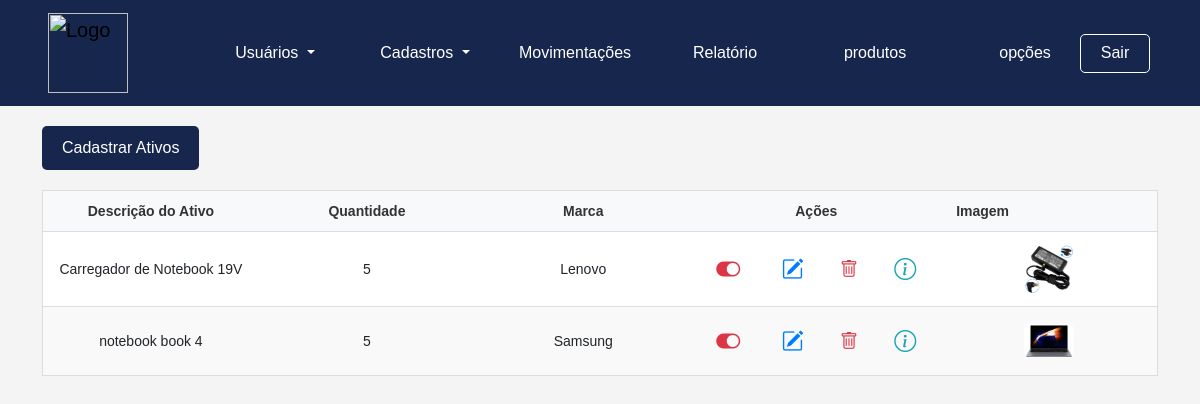
/visao/ativos.php (signed in), run on an earlier commit of the app's database.
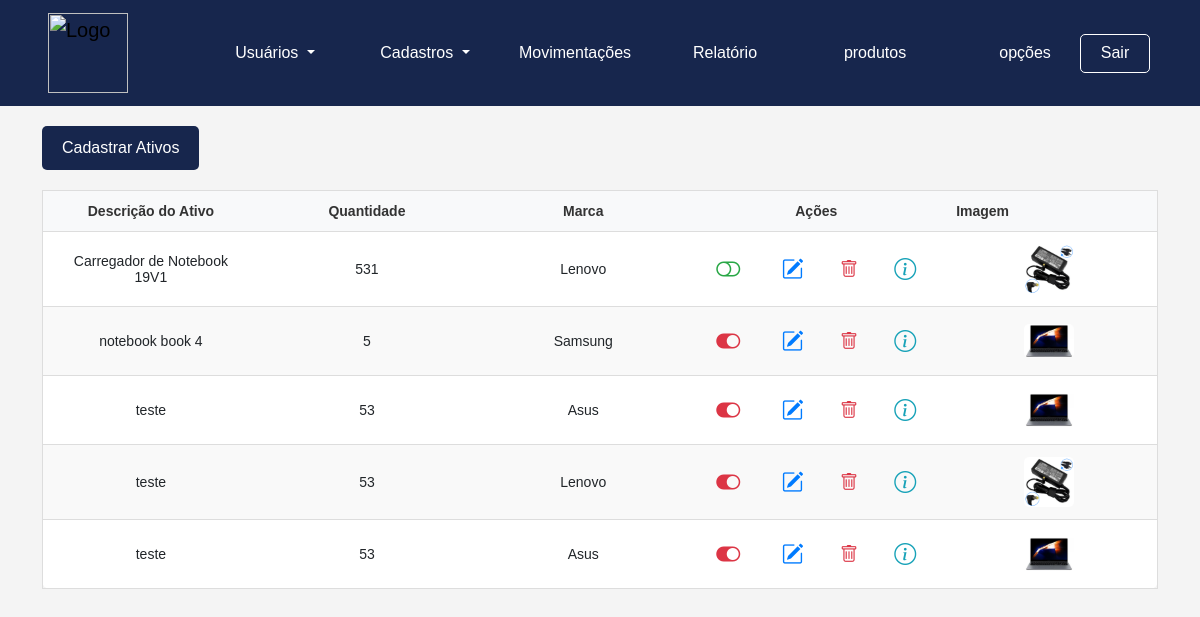
And on a later commit of the database.
### tables this page shows
CREATE TABLE `ativos` (
  `idAtivo` int(11) NOT NULL,
  `descriçaoAtivo` varchar(200) NOT NULL,
  `quantidadeAtivo` int(11) NOT NULL,
  `statusAtivo` varchar(200) NOT NULL,
  `observaçaoAtivo` varchar(200) NOT NULL,
  `dataCadastro` datetime NOT NULL,
  `usuarioCadastro` int(11) NOT NULL,
  `idMarca` int(11) NOT NULL,
  `idTipo` int(11) NOT NULL,
  `marca` varchar(85) NOT NULL,
  `urlImagem` varchar(100) NOT NULL,
  `quantidadeMinAtivo` int(11) NOT NULL,
  `observacaoQuantidade` varchar(500) NOT NULL
);

### visao/ativos.php (the view, shortened to what this page needs)
<?php
include('../controle/funcoes.php');
include('cabecalho.php');
include('menu_superior.php');
$sql = "SELECT
`idAtivo`,
`descriçaoAtivo`,
`quantidadeAtivo`,
`statusAtivo`,
`observaçaoAtivo`,
`dataCadastro`,
`usuarioCadastro`,
`idMarca`,
`urlImagem`,
`quantidadeMinAtivo`,
`idTipo`,
(SELECT descriçaoMarca FROM marca m WHERE m.idMarca = a.idMarca) as marca,
(SELECT descriçaoTipo from tipo t where t.idTipo = a.idTipo) as tipo,
(SELECT usuario from usuario u where u.idUsuario = a.usuarioCadastro) as usuario
FROM `ativos` a WHERE 1";
$result = mysqli_query($conexao, $sql) or die(false);
$ativos_bd = $result->fetch_all(MYSQLI_ASSOC);
?>
<head>
    <link rel="stylesheet" href="../css/style.css">
</head>
<div class="container">
    <button type="button" id="btn_modal" onclick="limpar_modal()" class="btn btn-primary" data-bs-toggle="modal" data-bs-target="#exampleModal" data-bs-whatever="@mdo">Cadastrar Ativos</button>
</div>
<body>
    <div class="container">
        <table id="example" class="tabela_export">
            <thead>
                <tr>
                    <th style="text-align:center;">Descrição do Ativo</th>
                    <th style="text-align:center;">Quantidade</th>
                    <th style="text-align:center;">Marca</th>
                    <th style="text-align:center;">Ações</th>
                    <th scope="col">Imagem</th>
                </tr>
            </thead>
            <tbody>
                <?php
                foreach ($ativos_bd as $i) {
                ?>
                    <tr id="linha_<?php echo $i['idAtivo']; ?>">
                        <td style="text-align:center;"><?php echo $i['descriçaoAtivo']; ?></td>
                        <td style="text-align:center;"><?php echo $i['quantidadeAtivo']; ?></td>
                        <td style="text-align:center;"><?php echo $i['marca']; ?></td>
                        <td>
                            <div class="acoes" style="display: flex; justify-content: space-between;">
                                <div class="muda_status">
                                    <?php
                                    if ($i['statusAtivo'] == "S") {
                                    ?>
                                        <div class="inativo" onclick="muda_status('N','<?php echo $i['idAtivo'] ?>')">
                                            <i class="bi bi-toggle-on"></i>
                                        </div>
                                    <?php
                                    } else {
                                    ?>
                                        <div class="ativo" onclick="muda_status('S','<?php echo $i['idAtivo'] ?>')">
                                            <i class="bi bi-toggle-off"></i>
                                        </div>
                                    <?php
                                    }
                                    ?>
                                </div>
                                <div class="editar" onclick="editar('<?php echo $i['idAtivo']; ?>')">
                                    <i class="bi bi-pencil-square" id="editar" data-bs-toggle="modal" data-bs-target="#exampleModal" data-bs-whatever="@mdo"></i>
                                </div>
                                <div class="deletar" onclick="deletar('<?php echo $i['idAtivo']; ?>')">
                                    <i class="bi bi-trash"></i>
                                </div>
                                <div class="mais_informacoes">
                                    <i class="bi bi-info-circle" data-bs-toggle="modal" data-bs-target="#detalhesModal_<?php echo $i['idAtivo']; ?>" data-bs-whatever="@mdo"></i>
                                </div>
                            </div>
                        </td>
                        <td style="text-align:center;">
                            <img src="http://localhost:8080/<?php echo $i['urlImagem']; ?>" alt="Imagem do ativo" style="width: 50px; height: auto;">
                        </td>
                    </tr>
                <?php
                }
                ?>
            </tbody>
        </table>
    </div>
    <?php include('modal_ativos.php'); ?>
</body>
</body>

What changed in the data, as far as the page shows it:
changed ativos: descriçaoAtivo "Carregador de Notebook 19V" → "Carregador de Notebook 19V1"; quantidadeAtivo "5" → "531"; statusAtivo "S" → "N" (drawn)
added ativos: descriçaoAtivo "teste", quantidadeAtivo "53", marca "Asus", urlImagem (picture)
added ativos: descriçaoAtivo "teste", quantidadeAtivo "53", marca "Lenovo", urlImagem (picture)
added ativos: descriçaoAtivo "teste", quantidadeAtivo "53", marca "Asus", urlImagem (picture)
